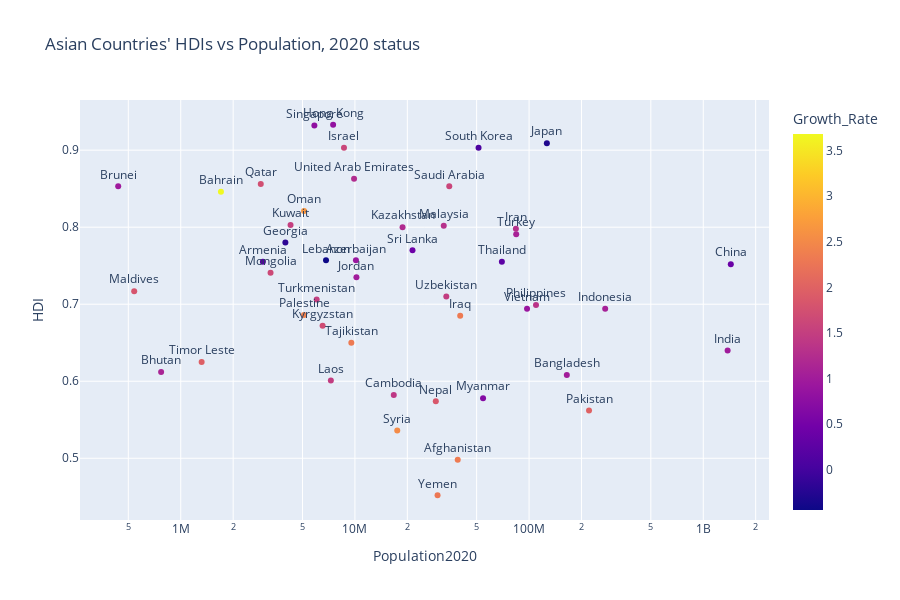

Notebook source saved alongside this figure:
### Code cell
fig = px.scatter(Asians_index, x= Asians_index.Population2020, y= Asians_index.HDI,color_continuous_scale = 'Plasma',text ='Country',log_x=True, hover_name= 'Country', color='Growth_Rate',title = "Asian Countries' HDIs vs Population, 2020 status")
fig.update_traces(textposition='top center')
fig.update_layout(
    height=600,)
fig.show()

### Figure 1 — Plotly figure (JSON) as saved in the notebook; plotly's stock layout.template omitted (floating-point values rounded to 4 significant figures)
{"data": [{"hovertemplate": "<b>%{hovertext}</b><br><br>Population2020=%{x}<br>HDI=%{y}<br>Country=%{text}<br>Growth_Rate=%{marker.color}<extra></extra>", "hovertext": ["Yemen", "Afghanistan", "Syria", "Pakistan", "Nepal", "Myanmar", "Cambodia", "Laos", "Bangladesh", "Bhutan", "Timor Leste", "India", "Tajikistan", "Kyrgyzstan", "Iraq", "Palestine", "Indonesia", "Vietnam", "Philippines", "Turkmenistan", "Uzbekistan", "Maldives", "Jordan", "Mongolia", "China", "Thailand", "Armenia", "Azerbaijan", "Lebanon", "Sri Lanka", "Georgia", "Turkey", "Iran", "Kazakhstan", "Malaysia", "Kuwait", "Oman", "Bahrain", "Saudi Arabia", "Brunei", "Qatar", "United Arab Emirates", "South Korea", "Israel", "Japan", "Singapore", "Hong Kong"], "legendgroup": "", "marker": {"color": [2.28, 2.33, 2.52, 2, 1.85, 0.67, 1.41, 1.48, 1.01, 1.12, 1.96, 0.99, 2.32, 1.69, 2.32, 2.41, 1.07, 0.91, 1.35, 1.5, 1.48, 1.81, 1, 1.65, 0.39, 0.25, 0.19, 0.91, -0.44, 0.42, -0.19, 1.09, 1.3, 1.21, 1.3, 1.51, 2.65, 3.68, 1.59, 0.97, 1.73, 1.23, 0.09, 1.6, -0.3, 0.79, 0.82], "coloraxis": "coloraxis", "symbol": "circle"}, "mode": "markers+text", "name": "", "orientation": "v", "showlegend": false, "text": ["Yemen", "Afghanistan", "Syria", "Pakistan", "Nepal", "Myanmar", "Cambodia", "Laos", "Bangladesh", "Bhutan", "Timor Leste", "India", "Tajikistan", "Kyrgyzstan", "Iraq", "Palestine", "Indonesia", "Vietnam", "Philippines", "Turkmenistan", "Uzbekistan", "Maldives", "Jordan", "Mongolia", "China", "Thailand", "Armenia", "Azerbaijan", "Lebanon", "Sri Lanka", "Georgia", "Turkey", "Iran", "Kazakhstan", "Malaysia", "Kuwait", "Oman", "Bahrain", "Saudi Arabia", "Brunei", "Qatar", "United Arab Emirates", "South Korea", "Israel", "Japan", "Singapore", "Hong Kong"], "textposition": "top center", "type": "scatter", "x": [29825964, 38928346, 17500658, 220892340, 29136808, 54409800, 16718965, 7275560, 164689383, 771608, 1318445, 1380004385, 9537645, 6524195, 40222493, 5101414, 273523615, 97338579, 109581078, 6031200, 33469203, 540544, 10203134, 3278290, 1439323776, 69799978, 2963243, 10139177, 6825445, 21413249, 3989167, 84339067, 83992949, 18776707, 32365999, 4270571, 5106626, 1701575, 34813871, 437479, 2881053, 9890402, 51269185, 8655535, 126476461, 5850342, 7496981], "xaxis": "x", "y": [0.452, 0.498, 0.536, 0.562, 0.574, 0.578, 0.582, 0.601, 0.608, 0.612, 0.625, 0.64, 0.65, 0.672, 0.685, 0.686, 0.694, 0.694, 0.699, 0.706, 0.71, 0.717, 0.735, 0.741, 0.752, 0.755, 0.755, 0.757, 0.757, 0.77, 0.78, 0.791, 0.798, 0.8, 0.802, 0.803, 0.821, 0.846, 0.853, 0.853, 0.856, 0.863, 0.903, 0.903, 0.909, 0.932, 0.933], "yaxis": "y"}], "layout": {"coloraxis": {"colorbar": {"title": {"text": "Growth_Rate"}}, "colorscale": [[0, "#0d0887"], [0.1111, "#46039f"], [0.2222, "#7201a8"], [0.3333, "#9c179e"], [0.4444, "#bd3786"], [0.5556, "#d8576b"], [0.6667, "#ed7953"], [0.7778, "#fb9f3a"], [0.8889, "#fdca26"], [1, "#f0f921"]]}, "height": 600, "legend": {"tracegroupgap": 0}, "title": {"text": "Asian Countries' HDIs vs Population, 2020 status"}, "xaxis": {"anchor": "y", "domain": [0, 1], "title": {"text": "Population2020"}, "type": "log"}, "yaxis": {"anchor": "x", "domain": [0, 1], "title": {"text": "HDI"}}}}
